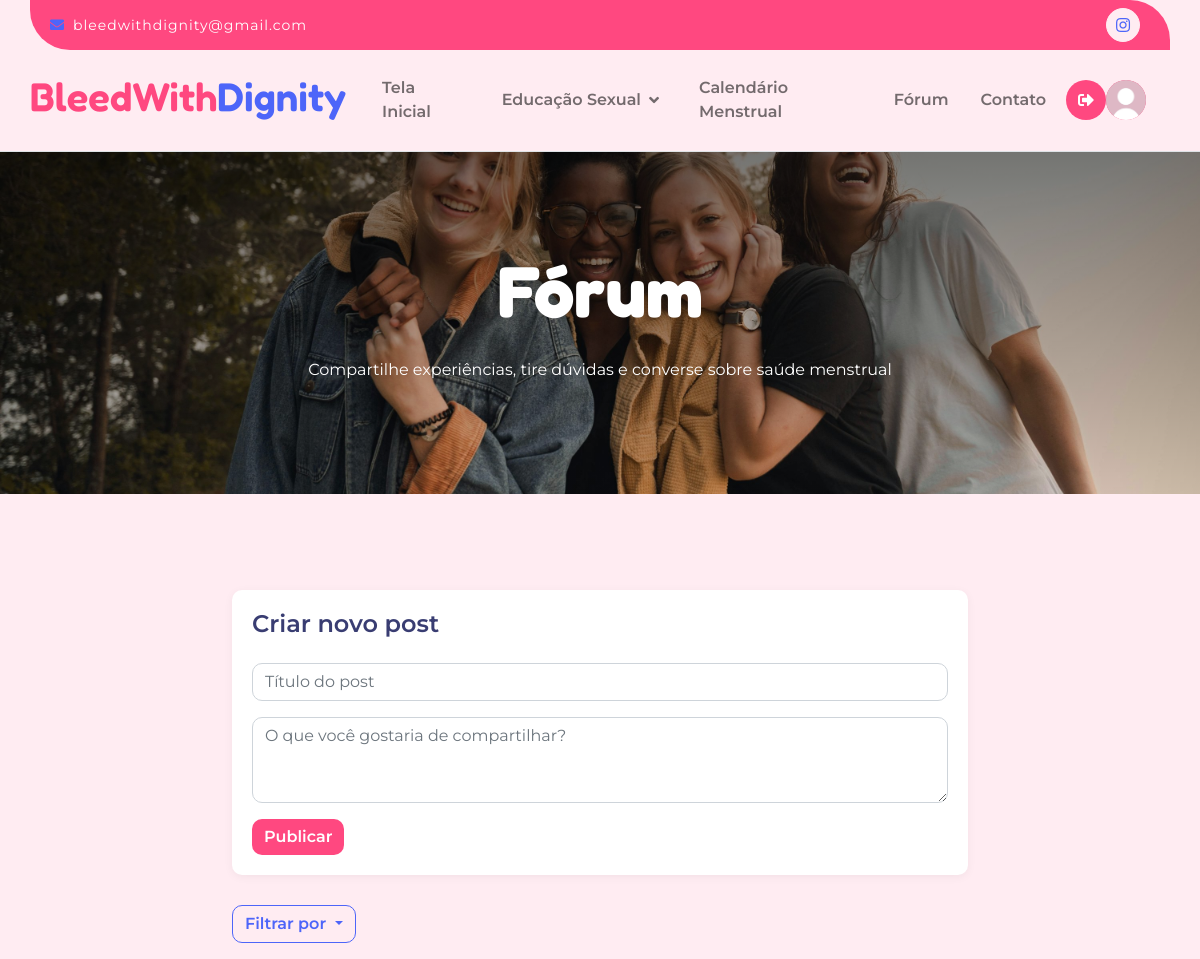
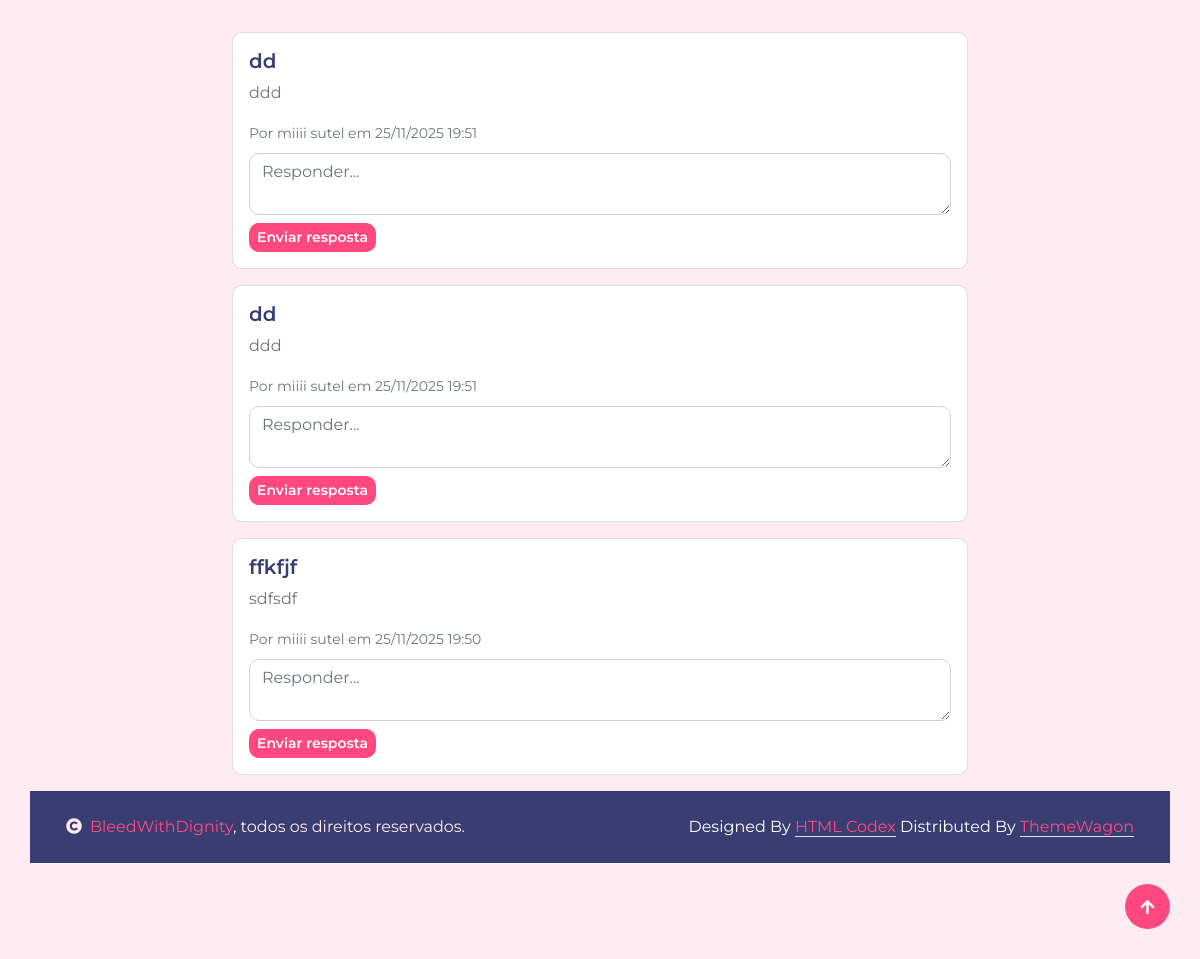
Screenshot of /forum/forumlogado.php with the database file from the repository (2 pictures, top to bottom).
### tables this page shows
CREATE TABLE `forum_posts` (
  `id` int NOT NULL,
  `autor_id` int NOT NULL,
  `titulo` varchar(255) NOT NULL,
  `conteudo` text NOT NULL,
  `data_postagem` datetime DEFAULT CURRENT_TIMESTAMP
);

CREATE TABLE `users` (
  `user_id` int NOT NULL,
  `nome` varchar(100) NOT NULL,
  `email` varchar(255) NOT NULL,
  `email_confirmado` tinyint(1) DEFAULT '0',
  `Data_Nascimento` date DEFAULT NULL,
  `senha` varchar(100) NOT NULL,
  `tipo` enum('admin','user') NOT NULL,
  `foto_perfil` varchar(255) DEFAULT NULL
);

### forum/forumlogado.php (the view, shortened to what this page needs)
<?php
require("../include/conexao.php");
?>
<!DOCTYPE html>
<html lang="pt-br">
<head>
     <?php
   require("../include/referenciashead.php");
   ?>
</head>
<body>
   <?php
       require("../include/navbarlogado.php");
             require("../include/botoesperfilpesquisa.php");
        ?>
                </div>
            </nav>
        </div>
    </div>
    <div class="container-fluid page-header py-5 wow fadeIn" data-wow-delay="0.1s">
        <div class="container text-center py-5">
            <h1 class="display-2 text-white mb-4">Fórum</h1>
            <p class="text-white">Compartilhe experiências, tire dúvidas e converse sobre saúde menstrual</p>
        </div>
    </div>
    <div class="container-fluid py-5 bg-light">
        <div class="container py-5">
            <div class="row">
                <div class="col-lg-8 mx-auto">
                    <div id="new-post-form" class="wow fadeIn" data-wow-delay="0.1s">
                        <h4 class="mb-4">Criar novo post</h4>
                        <form id="post-form" action="process_post.php" method="POST">
    <div class="mb-3">
        <input type="text" class="form-control" name="titulo" placeholder="Título do post" required>
    </div>
    <div class="mb-3">
        <textarea class="form-control" name="conteudo" rows="3" placeholder="O que você gostaria de compartilhar?" required></textarea>
    </div>
    <button type="submit" class="btn btn-primary">Publicar</button>
</form>
                    </div>
                            <div class="dropdown">
                            <button class="btn btn-outline-secondary dropdown-toggle" type="button" id="filterDropdown" data-bs-toggle="dropdown" aria-expanded="false">
                                Filtrar por
                            </button>
                            </div>
<div class="mt-5">
<div class="mt-5">
<?php
$filter = $_GET['filter'] ?? 'recentes';
if ($filter === 'populares') {
    $sql = "SELECT p.*, u.nome AS autor, COUNT(r.id) AS total_respostas
            FROM forum_posts p
            JOIN users u ON p.autor_id = u.user_id
            LEFT JOIN forum_respostas r ON p.id = r.post_id
            GROUP BY p.id
            ORDER BY total_respostas DESC";
} else {
    $sql = "SELECT p.*, u.nome AS autor
            FROM forum_posts p
            JOIN users u ON p.autor_id = u.user_id
            ORDER BY p.data_postagem DESC";
}
$posts = $mysqli->query($sql);
if (!$posts) {
    echo "Erro na consulta de posts: " . $mysqli->error;
} elseif ($posts->num_rows > 0) {
    while ($row = $posts->fetch_assoc()) {
        $dataUTC = new DateTime($row['data_postagem'], new DateTimeZone('UTC'));
         $dataUTC->setTimezone(new DateTimeZone('America/Sao_Paulo'));
        $dataFormatada = $dataUTC->format('d/m/Y H:i');
        echo "<div class='card mb-3'>
                <div class='card-body'>
                    <h5>" . htmlspecialchars($row['titulo']) . "</h5>
                    <p>" . nl2br(htmlspecialchars($row['conteudo'])) . "</p>
                    <small class='text-muted'>Por " . htmlspecialchars($row['autor']) . " em {$dataFormatada}</small>";
        echo "<form action='process_resposta.php' method='POST' class='mt-2'>
                <input type='hidden' name='post_id' value='{$row['id']}'>
                <textarea name='conteudo' class='form-control mb-2' rows='2' placeholder='Responder...' required></textarea>
                <button type='submit' class='btn btn-primary btn-sm'>Enviar resposta</button>
              </form>
            </div>
          </div>";
    }
} else {
    echo "<p>Nenhum post encontrado.</p>";
}
?>
</div>
</div>
</div>
     <?php
      require("../include/copyright.php");
 require("../include/bibliotecajava.php");
   ?>
</body>
</html>

### css/style.css (style rules this page uses)
h1, h2, h3, .h1, .h2, .h3 { font-weight: 200; font-family: 'Montserrat', sans-serif; }
h4, h5, h6, .h4, .h5, .h6 { font-weight: 600; font-family: 'Montserrat', sans-serif; }
.display-1, .display-2, .display-3, .display-4, .display-5, .display-6 { font-weight: 700; font-family: 'Fredoka', sans-serif; }
.wow, .animated { animation-duration: 2s !important; }
.btn { font-weight: 600; transition: .5s; }
.btn.btn-primary { border: 0; color: var(--bs-white); }
.hero-header, .page-header { background: linear-gradient(rgba(0, 0, 0, 0.5), rgba(0, 0, 0, 0.05)), url(../img/fotos.jpg); background-position: center center; background-repeat: no-repeat; background-size: cover; }
#new-post-form { background-color: white; padding: 20px; border-radius: 10px; box-shadow: 0 2px 10px rgba(0,0,0,0.05); margin-bottom: 30px; }

### rows the page displays
forum_posts: titulo "dd", conteudo "ddd", autor.nome "miiii sutel", data_postagem "25/11/2025 19:51"
forum_posts: titulo "dd", conteudo "ddd", autor.nome "miiii sutel", data_postagem "25/11/2025 19:51"
forum_posts: titulo "ffkfjf", conteudo "sdfsdf", autor.nome "miiii sutel", data_postagem "25/11/2025 19:50"
